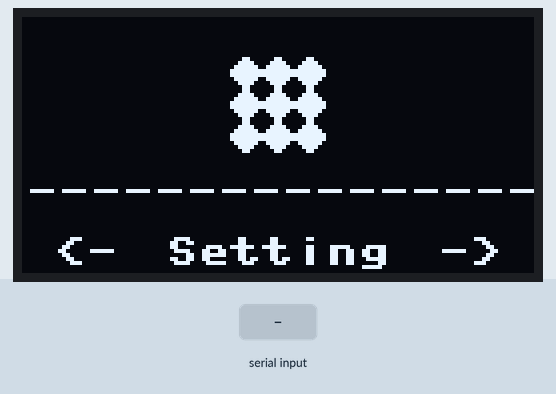
Simulated run of this program. Board: MicroPython board. On the bench: 128×64 one-colour display. The inputs (shaded band) are chosen by the test bench. Library files of the repository ran but are not shown: ssd1306.py; what the program prints to the serial console is not drawn.

Above: at 1.2 s.
1.3 s: "w" typed at the serial console, then Enter
At 2.7 s:
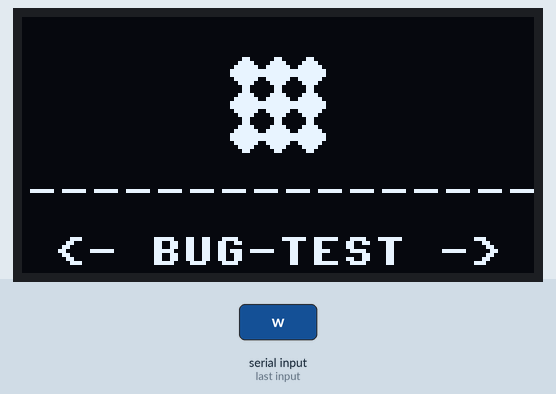
3.0 s: "w" typed at the serial console, then Enter
At 4.2 s:
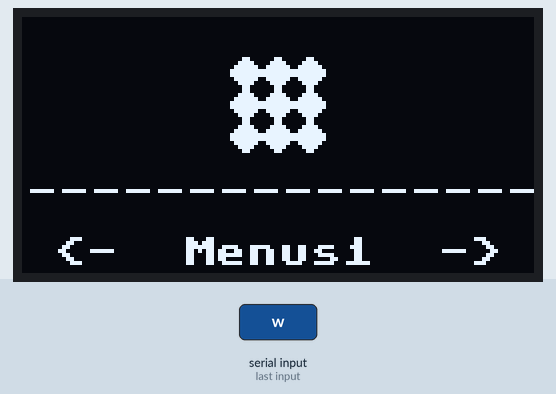
4.7 s: "w" typed at the serial console, then Enter
At 4.73 s:
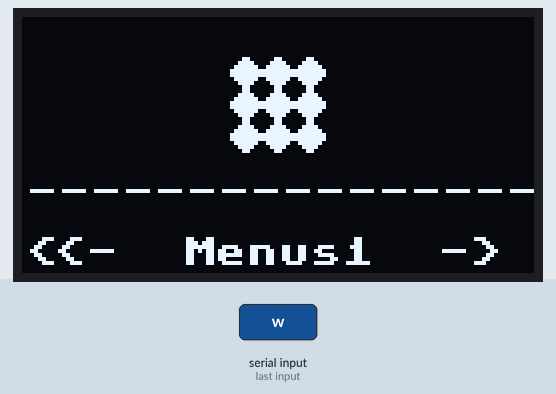
6.4 s: "s" typed at the serial console, then Enter
At 6.43 s:
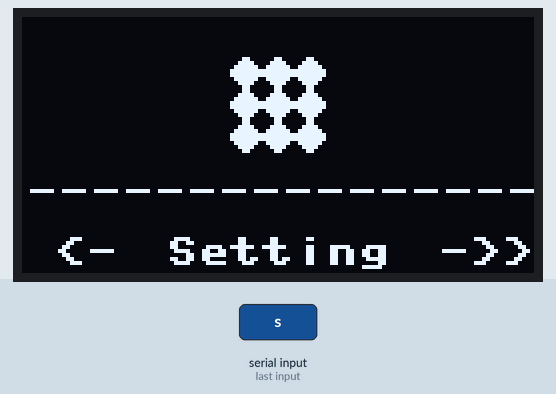
Timing chart, 0 to 8.9 s (numbered marks = the images above; inputs shaded):
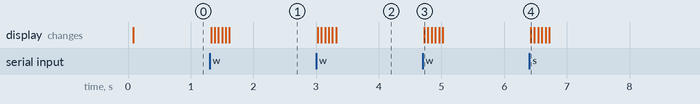

The program:

oled.py
```python
""" oled_UI. """
from machine import Pin, SoftI2C
import time

from libs.ssd1306 import SSD1306_I2C
i2c = SoftI2C(scl=Pin(4), sda=Pin(5),freq=400000)
# 创建 OLED 对象
oled = SSD1306_I2C(width=128, height=64, i2c=i2c)

# 清屏
oled.fill(0)

# 定义图标数据
CHECK_ICON = [
    [0, 0, 0, 0, 0, 0, 0, 0],
    [0, 0, 0, 1, 1, 0, 0, 0],
    [0, 0, 1, 1, 1, 1, 0, 0],
    [0, 1, 1, 1, 1, 1, 1, 0],
    [0, 0, 0, 1, 1, 1, 0, 0],
    [0, 0, 0, 0, 1, 1, 0, 0],
    [0, 0, 0, 0, 0, 1, 0, 0],
    [0, 0, 0, 0, 0, 0, 0, 0]
]

WARNING_ICON_32 = [
    [0, 0, 0, 1, 1, 0, 0, 0] * 3,
    [0, 0, 1, 1, 1, 1, 0, 0] * 3,
    [0, 1, 1, 1, 1, 1, 1, 0] * 3,
    [1, 1, 1, 1, 1, 1, 1, 1] * 3,
    [1, 1, 1, 1, 1, 1, 1, 1] * 3,
    [0, 1, 1, 1, 1, 1, 1, 0] * 3,
    [0, 0, 1, 1, 1, 1, 0, 0] * 3,
    [0, 0, 0, 1, 1, 0, 0, 0] * 3
] * 4
# 菜单项类
class MenuItem:
    def __init__(self, text, icon=None, callback=None):
        self.text = text
        self.icon = icon
        self.callback = callback

    def select(self):
        if self.callback:
            self.callback()

# 菜单类
class Menu:
    def __init__(self, items, selected_index=0):
        self.items = items
        self.selected_index = selected_index

    def up(self):
        self.selected_index = (self.selected_index - 1) % len(self.items)
        oled.text("<", 1, 55)
        oled.show()
        self.toggle_animation_text()

    def down(self):
        self.selected_index = (self.selected_index + 1) % len(self.items)
        oled.text(">", 120, 55)
        oled.show()
        self.toggle_animation_text()

    def toggle_animation_text(self):
        """ 文字部分的动画 """
        text_x = (128 - len(self.items[self.selected_index].text) * 8) // 2
        for i in range(0,68-50,5):
            #oled.fill(0)
            oled.show()
            #time.sleep(0.01)
            oled.fill_rect(30, 55, 80, 30, 0)
            oled.text(self.items[self.selected_index].text, text_x,68-i, )
            self.toggle_animation_icon(self.items[self.selected_index])
            # 分割线和其他组成
            oled.text('-'*90,1, 40)
            oled.text("<-", 8, 55)
            oled.text("->", 128-8*3, 55)
            oled.show()
    def toggle_animation_icon(self,item):
        """ 图标部分的动画 """
        icon_width = 24  # 原始图标宽度
        icon_height = 24  # 原始图标高度
        icon_x = (128 - icon_width) // 2  # 图标水平居中
        icon_y = 10  # 图标从第10行开始


        for y in range(icon_height):
            for x in range(icon_width):
                if item.icon[y][x] == 1:
                    oled.pixel(x + icon_x, y + icon_y, 1)


    def select(self):
        self.items[self.selected_index].select()

    def display(self):
        oled.fill(0)

        icon_width = 24  # 原始图标宽度
        icon_height = 24  # 原始图标高度
        icon_x = (128 - icon_width) // 2  # 图标水平居中
        icon_y = 10  # 图标从第10行开始
        text_y = 55  # 文本从第40行开始

        for index, item in enumerate(self.items):
            # 图标
            self.toggle_animation_icon(item)
            # 分割线
            oled.text('-'*90,1, 40)
            # 计算文本位置
            text_x = (128 - len(item.text) * 8) // 2  # 文本水平居中
            if index == self.selected_index:
                # 选中状态
                oled.text(item.text, text_x, text_y, 2)


            oled.text("<-", 8, text_y)
            oled.text("->", 128-8*3, text_y)

        oled.show()

# 示例菜单项
def on_option_select():
    print("Option selected")

items = [
    MenuItem("Setting", WARNING_ICON_32,),
    MenuItem("Menus1", WARNING_ICON_32, on_option_select),
    MenuItem("BUG-TEST", WARNING_ICON_32)
]

menu = Menu(items)

# 主循环
while True:
    menu.display()

    uesr = input()
    if uesr == 'w':
        menu.up()
    elif uesr == 'a':
        menu.select()
    elif uesr == 's':
        menu.down()


if __name__ == '__main__':
    oled.text('Hello, XX!', 1, 1)
    oled.text('-'*90, 1, 10)
    oled.show()
```

Measured:
- after the input at 1.3 s, the display: first changes at once (image 1 shows a later state)
- after the input at 3.0 s, the display: first changes at once (image 2 shows a later state)
- after the input at 4.7 s, the display: changes at once (image 3)
- after the input at 6.4 s, the display: changes at once (image 4)
